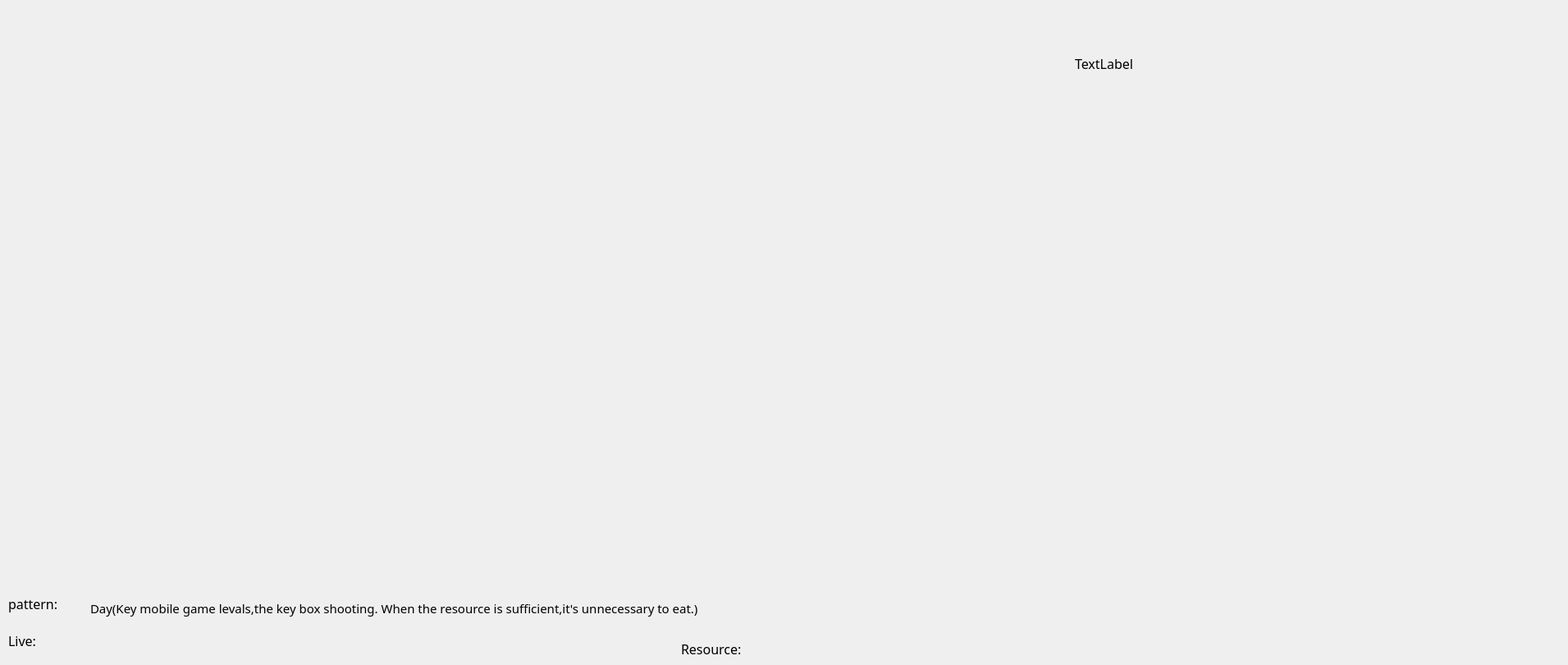
<?xml version="1.0" encoding="UTF-8"?>
<ui version="4.0">
 <class>Widget</class>
 <widget class="QWidget" name="Widget">
  <property name="geometry">
   <rect>
    <x>0</x>
    <y>0</y>
    <width>1911</width>
    <height>810</height>
   </rect>
  </property>
  <property name="font">
   <font>
    <family>楷体</family>
    <pointsize>12</pointsize>
   </font>
  </property>
  <property name="windowTitle">
   <string>Widget</string>
  </property>
  <widget class="QLabel" name="label">
   <property name="geometry">
    <rect>
     <x>10</x>
     <y>760</y>
     <width>81</width>
     <height>41</height>
    </rect>
   </property>
   <property name="font">
    <font>
     <family>楷体</family>
     <pointsize>12</pointsize>
    </font>
   </property>
   <property name="text">
    <string>Live:</string>
   </property>
  </widget>
  <widget class="QLabel" name="label_2">
   <property name="geometry">
    <rect>
     <x>830</x>
     <y>780</y>
     <width>91</width>
     <height>21</height>
    </rect>
   </property>
   <property name="font">
    <font>
     <family>楷体</family>
     <pointsize>12</pointsize>
    </font>
   </property>
   <property name="text">
    <string>Resource:</string>
   </property>
  </widget>
  <widget class="QLabel" name="label_3">
   <property name="geometry">
    <rect>
     <x>10</x>
     <y>720</y>
     <width>101</width>
     <height>31</height>
    </rect>
   </property>
   <property name="text">
    <string>pattern:</string>
   </property>
  </widget>
  <widget class="QLabel" name="label_4">
   <property name="geometry">
    <rect>
     <x>110</x>
     <y>720</y>
     <width>971</width>
     <height>41</height>
    </rect>
   </property>
   <property name="font">
    <font>
     <family>楷体</family>
     <pointsize>11</pointsize>
    </font>
   </property>
   <property name="text">
    <string>Day(Key mobile game levals,the key box shooting. When the resource is sufficient,it's unnecessary to eat.) </string>
   </property>
  </widget>
  <widget class="QLabel" name="label_5">
   <property name="geometry">
    <rect>
     <x>1310</x>
     <y>70</y>
     <width>72</width>
     <height>15</height>
    </rect>
   </property>
   <property name="text">
    <string>TextLabel</string>
   </property>
  </widget>
 </widget>
 <layoutdefault spacing="6" margin="11"/>
 <resources/>
 <connections/>
</ui>
